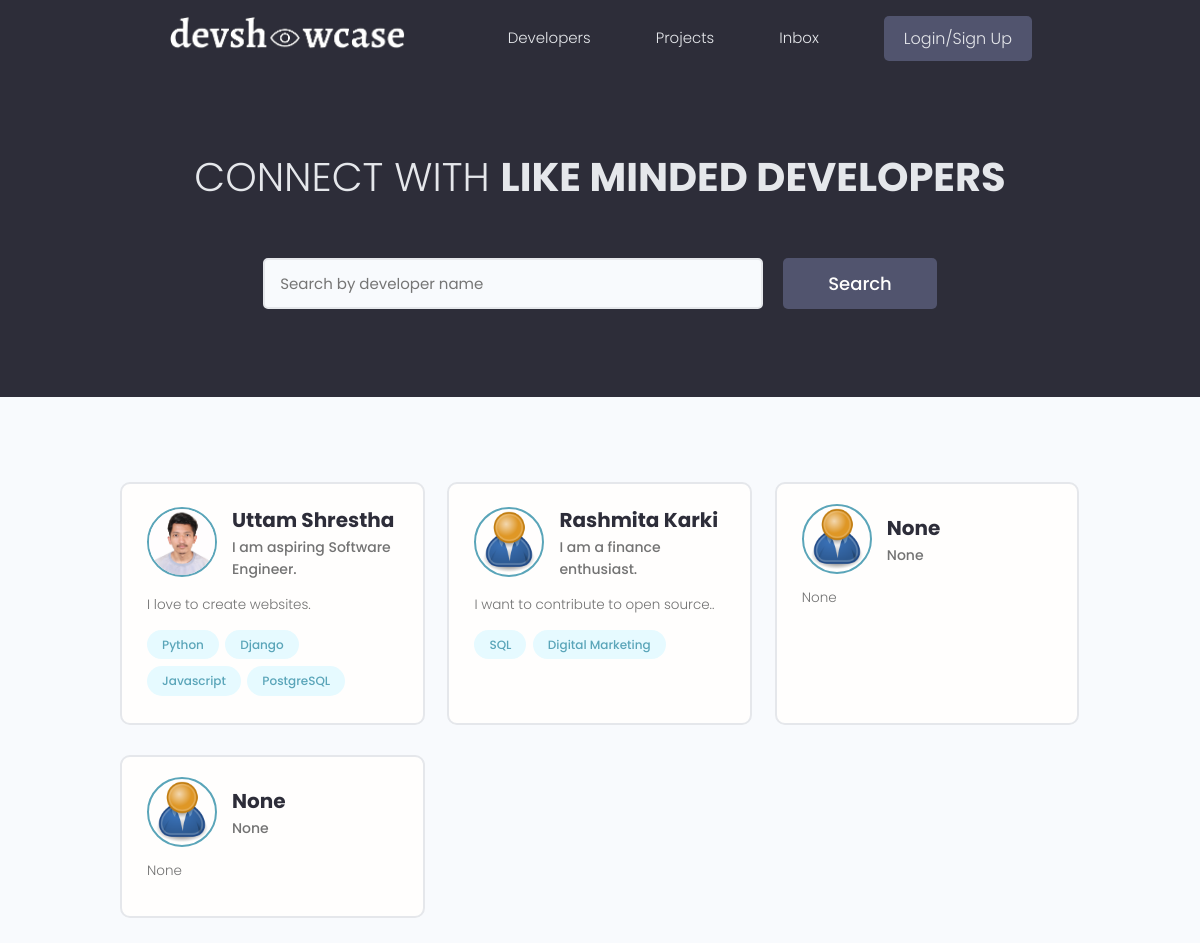
The app's page /, older data.
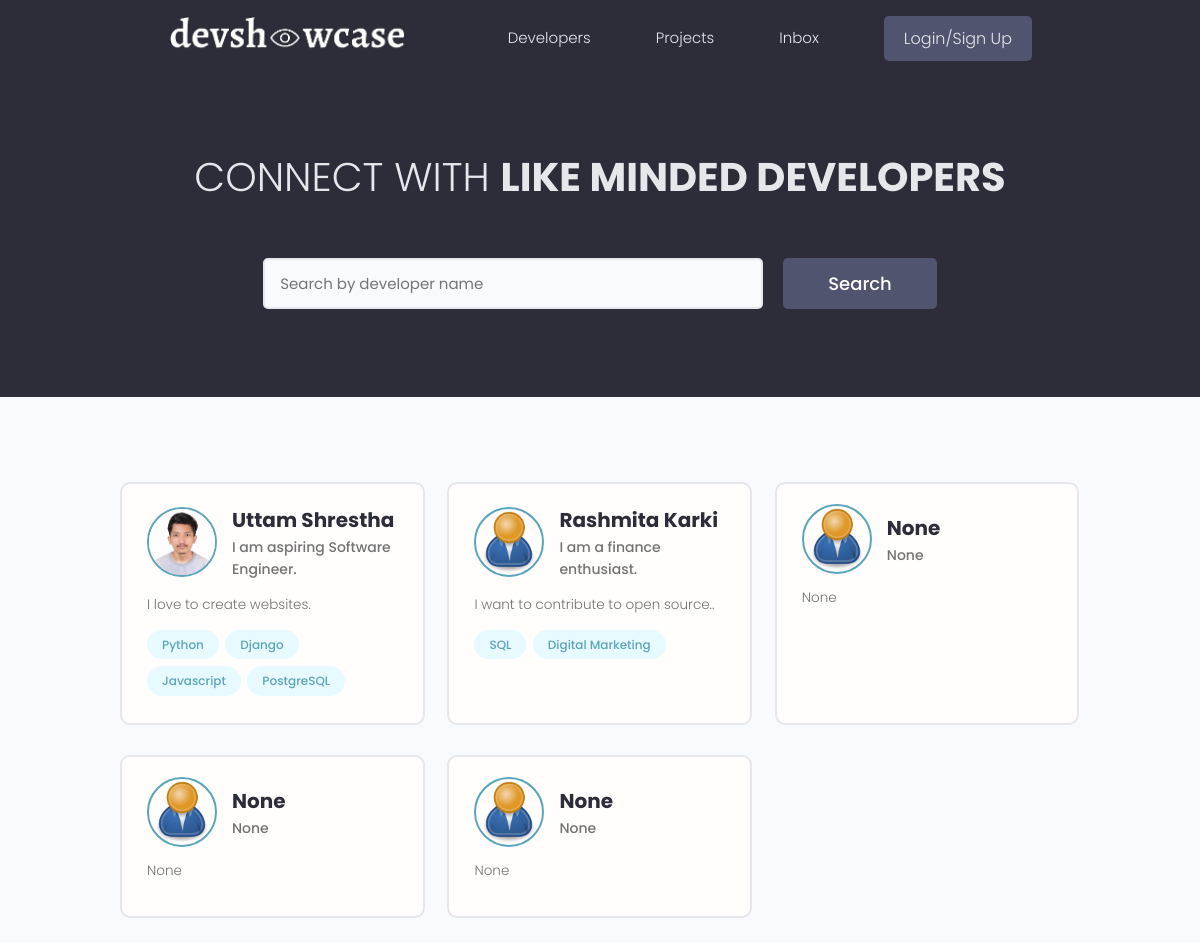
The same page, newer data.
### users/models.py (models this page shows, shortened)
class Profile(models.Model):
    user = models.OneToOneField(User, on_delete=models.CASCADE, null = True, blank = True)  # User has one to one relationship with their Profile means user can create only one Profile.
    name = models.CharField(max_length = 100, blank = True, null = True)
    email = models.EmailField(max_length = 50, blank = True, null = True)
    username = models.CharField(max_length = 20, blank = True, null = True)
    short_intro = models.CharField(max_length = 200, blank = True, null = True)
    location = models.CharField(max_length = 200, blank = True, null = True)
    bio = models.TextField(blank = True, null = True)
    profile_image = models.ImageField(null = True, blank = True, upload_to = 'users/', default='users/user-default.png')
    social_github = models.CharField(max_length = 200, blank = True, null = True)     # user can add github
    social_linkedin = models.CharField(max_length = 200, blank = True, null = True)   # user can add linkedin
    social_website = models.CharField(max_length = 200, blank = True, null = True)    # user can add their website.
    created = models.DateTimeField(auto_now_add=True)
    id = models.UUIDField(default = uuid.uuid4, primary_key = True, editable = False)

class Skill(models.Model):
    owner = models.ForeignKey(Profile, on_delete=models.CASCADE, blank = True, null = True) # when Profile is deleted, delete skill too.
    name = models.CharField(null = True, blank = True, max_length = 40) # name of the skill that user has
    description = models.TextField(null = True, blank= True)
    created = models.DateTimeField(auto_now_add=True)
    id = models.UUIDField(default = uuid.uuid4, primary_key = True, editable = False)
    def __str__(self):
        return self.name

### users/views.py (the view)
# urls.py: path('', views.Profile, name= 'profiles'),
def Profile(request):
    profiles = models.Profile.objects.all() # query all the profiles and store in profiles.
    context = {'profiles': profiles}    # set profiles [key] and profiles [value] to use in template later.
    return render(request, 'users/profiles.html', context)  # pass context to use those variables in template.

### template/users/profiles.html (shortened to what this page needs)
{% extends 'application/main.html' %}
{% block content %}
  <main class="home">
    <section class="hero-section text-center">
      <div class="container container--narrow">
        <div class="hero-section__box">
          <h2>CONNECT WITH <span>LIKE MINDED DEVELOPERS</span></h2>
        </div>
        <div class="hero-section__search">
          <form class="form" action="#" method="get">
            <div class="form__field">
              <input class="input input--text" id="formInput#search" type="text" name="text"
                placeholder="Search by developer name" />
            </div>
            <input class="btn btn--sub btn--lg" type="submit" value="Search" />
          </form>
        </div>
      </div>
    </section>
    <section class="devlist">
      <div class="container">
        <div class="grid grid--three">
        {% for profile in profiles %}
          <div class="column card">
            <div class="dev">
              <a href="{% url 'user-profile' profile.pk %}" class="card__body">
                <div class="dev__profile">
                  <img class="avatar avatar--md" src="{{profile.profile_image.url}}" alt="image" />
                  <div class="dev__meta">
                    <h3>{{profile.name}}</h3>
                    <h5>{{profile.short_intro|slice:"60"}}</h5>
                  </div>
                </div>
                <p class="dev__info">{{profile.bio|slice:"120"}}</p>
                <div class="dev__skills">
                    {% for skill in profile.skill_set.all|slice:"5" %}
                    <span class="tag tag--pill tag--main">
                        <small>{{skill}}</small>
                    </span>
                    {% endfor %}
                </div>
              </a>
            </div>
          </div>
          {% endfor %}
        </div>
      </div>
    </section>
  </main>
{% endblock %}

Row changes from the older to the newer data that the page shows:
added Profile: profile_image (placeholder picture), name "None", short_intro "None", bio "None"
